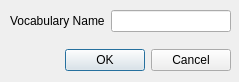
<?xml version="1.0" encoding="UTF-8"?>
<ui version="4.0">
 <class>Dialog</class>
 <widget class="QDialog" name="Dialog">
  <property name="geometry">
   <rect>
    <x>0</x>
    <y>0</y>
    <width>239</width>
    <height>82</height>
   </rect>
  </property>
  <property name="windowTitle">
   <string>Dialog</string>
  </property>
  <widget class="QWidget" name="verticalLayoutWidget">
   <property name="geometry">
    <rect>
     <x>10</x>
     <y>10</y>
     <width>221</width>
     <height>61</height>
    </rect>
   </property>
   <layout class="QVBoxLayout" name="verticalLayout">
    <item>
     <layout class="QFormLayout" name="formLayout">
      <item row="0" column="0">
       <widget class="QLabel" name="vocabularyNameLabel">
        <property name="text">
         <string>Vocabulary Name</string>
        </property>
       </widget>
      </item>
      <item row="0" column="1">
       <widget class="QLineEdit" name="vocabularyNameLineEdit"/>
      </item>
     </layout>
    </item>
    <item>
     <widget class="QDialogButtonBox" name="buttonBox">
      <property name="layoutDirection">
       <enum>Qt::LayoutDirection::LeftToRight</enum>
      </property>
      <property name="orientation">
       <enum>Qt::Orientation::Horizontal</enum>
      </property>
      <property name="standardButtons">
       <set>QDialogButtonBox::StandardButton::Cancel|QDialogButtonBox::StandardButton::Ok</set>
      </property>
     </widget>
    </item>
   </layout>
  </widget>
 </widget>
 <resources/>
 <connections>
  <connection>
   <sender>buttonBox</sender>
   <signal>accepted()</signal>
   <receiver>Dialog</receiver>
   <slot>accept()</slot>
   <hints>
    <hint type="sourcelabel">
     <x>248</x>
     <y>254</y>
    </hint>
    <hint type="destinationlabel">
     <x>157</x>
     <y>274</y>
    </hint>
   </hints>
  </connection>
  <connection>
   <sender>buttonBox</sender>
   <signal>rejected()</signal>
   <receiver>Dialog</receiver>
   <slot>reject()</slot>
   <hints>
    <hint type="sourcelabel">
     <x>316</x>
     <y>260</y>
    </hint>
    <hint type="destinationlabel">
     <x>286</x>
     <y>274</y>
    </hint>
   </hints>
  </connection>
 </connections>
</ui>
